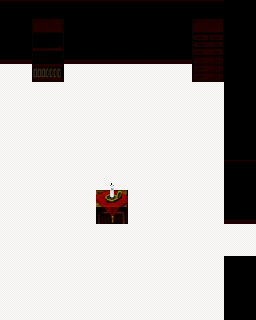

Rendered tile map (Tiled .tmx) drawn with the repository's tilesets; below, a short description and the full map source, tile grids included:
An orthogonal 8x10 tile map with 32x32 px tiles, 3 tile layers (layer0, layer2, layer3), 1 hidden layer not drawn.

<map version="1.9" tiledversion="1.9.2" orientation="orthogonal" renderorder="right-down" width="8" height="10" tilewidth="32" tileheight="32" infinite="0" nextlayerid="6" nextobjectid="1">
 <tileset firstgid="1" source="res/add_more.tsx" />
 <layer id="5" name="layer0" width="8" height="10">
  <data encoding="csv">
0,0,0,0,0,0,0,0,
0,0,0,0,0,0,0,0,
312,312,312,312,312,312,312,0,
312,312,312,312,312,312,312,0,
312,312,312,312,312,312,312,0,
312,312,312,312,312,312,312,0,
312,312,312,0,312,312,312,0,
312,312,312,312,312,312,312,312,
312,312,312,312,312,312,312,0,
312,312,312,312,312,312,312,0
</data>
 </layer>
 <layer id="1" name="layer1" width="8" height="10" visible="0" locked="1">
  <data encoding="csv">
153,153,153,153,153,153,153,28,
153,153,153,153,153,153,153,28,
120,119,120,119,120,119,120,28,
120,119,120,119,120,119,120,28,
120,119,137,138,120,119,120,28,
120,119,120,119,120,252,120,153,
120,119,120,119,120,119,120,153,
121,119,120,119,120,119,120,119,
120,119,120,119,120,119,120,28,
106,119,120,119,120,119,120,28
</data>
 </layer>
 <layer id="2" name="layer2" width="8" height="10" locked="1">
  <data encoding="csv">
135,135,135,135,135,135,135,0,
151,151,151,151,151,151,151,0,
0,0,0,0,0,0,0,0,
0,0,0,0,0,0,0,0,
0,0,0,0,0,0,0,0,
0,0,0,0,0,0,0,135,
0,0,0,0,0,0,0,151,
0,0,0,0,0,0,0,0,
0,0,0,0,0,0,0,0,
0,0,0,0,0,0,0,0
</data>
 </layer>
 <layer id="3" name="layer3" width="8" height="10" locked="1">
  <data encoding="csv">
0,272,0,0,0,0,271,0,
0,288,0,0,0,0,287,0,
0,304,0,0,0,0,303,0,
0,0,0,0,0,0,0,0,
0,0,0,0,0,0,0,0,
0,0,0,254,0,0,0,0,
0,0,0,255,0,0,0,0,
0,0,0,0,0,0,0,0,
0,0,0,0,0,0,0,0,
0,0,0,0,0,0,0,0
</data>
 </layer>
</map>
